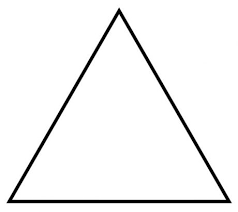
#> input picture triangle.png, 238 x 212 px; its folder holds only this picture in this run
$ python -i GUI.py   (imports and definitions only)
#> lines starting #> are read from the running program, lines starting #| are printed output that depends on the picture; after the words box and inside, x2 and y2 are one past the last pixel; in counts of white or black regions, pixels touching at a corner belong together
from Tkinter import *
from PIL import Image
from PIL import ImageTk
import tkFileDialog
import cv2
import numpy as np

def rules1(lineCount,facts,rules) :
    result = False
    if(lineCount == 3) :
        result = True
        facts.append('segitiga')
        rules.append('rules1')
    return result

def rules2(lineCount,facts,rules) :
    result = False
    if(lineCount == 4) :
        result = True
        facts.append('segiempat')
        rules.append('rules2')
    return result

def rules3(lineCount,facts,rules) :
    result = False
    if(lineCount == 5) :
        result = True
        facts.append('segilima')
        rules.append('rules3')
    return result

def rules4(lineCount,facts,rules) :
    result = False
    if(lineCount == 6) :
        result = True
        facts.append('segienam')
        rules.append('rules4')
    return result

def filter(lines) :
    arr_point = []
    for line in lines[0] :
        x1, y1, x2, y2 = line
        if(len(arr_point) > 0) :
            for filtered_line in arr_point :
                is_line = True
                x3, y3, x4, y4 = filtered_line
                if((x1 < x3+21) and (x1 > x3-21)) and ((y1 < y3+21) and (y1 > y3-21)) :
                    if((x2 < x4+21) and (x2 > x4-21)) and ((y2 < y4+21) and (y2 > y4-21)) :
                        is_line = False
                        break
            if(is_line) :
                arr_point.append([x1, y1, x2, y2])
        else :
            arr_point.append([x1, y1, x2, y2])
    for i in range (0,len(arr_point)-1) :
        for j in range(i,len(arr_point)) :
            if((arr_point[i][0] < arr_point[j][2]+21) and (arr_point[i][0] > arr_point[j][2]-21)) :
                arr_point[j][2] = arr_point[i][0]
            if((arr_point[i][0] < arr_point[j][0]+21) and (arr_point[i][0] > arr_point[j][0]-21)) :
                arr_point[j][0] = arr_point[i][0]
            if((arr_point[i][2] < arr_point[j][2]+21) and (arr_point[i][2] > arr_point[j][2]-21)) :
                arr_point[j][2] = arr_point[i][2]
            if((arr_point[i][2] < arr_point[j][0]+21) and (arr_point[i][2] > arr_point[j][0]-21)) :
                arr_point[j][0] = arr_point[i][2]
            if((arr_point[i][1] < arr_point[j][3]+21) and (arr_point[i][1] > arr_point[j][3]-21)) :
                arr_point[j][3] = arr_point[i][1]
            if((arr_point[i][1] < arr_point[j][1]+21) and (arr_point[i][1] > arr_point[j][1]-21)) :
                arr_point[j][1] = arr_point[i][1]
            if((arr_point[i][3] < arr_point[j][3]+21) and (arr_point[i][3] > arr_point[j][3]-21)) :
                arr_point[j][3] = arr_point[i][3]
            if((arr_point[i][3] < arr_point[j][1]+21) and (arr_point[i][3] > arr_point[j][1]-21)) :
                arr_point[j][1] = arr_point[i][3]
    return(arr_point)

def select_image():
    global panelA, panelB, panelC

    path = tkFileDialog.askopenfilename()
#> the answer given: triangle.png

    if len(path) > 0:
        image = cv2.imread(path)
#> image is the input picture: shape (212, 238, 3); min 0, max 255, mean 244
        gray = cv2.cvtColor(image, cv2.COLOR_BGR2GRAY)
        edges = cv2.Canny(gray, 75, 150)
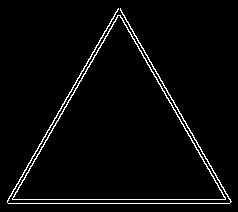
#> edges: shape (212, 238); 3.2% white in thin lines or dots, all inside (x1, y1, x2, y2) = (7, 8, 232, 204)
        lines = cv2.HoughLinesP(edges, 1, np.pi/180, 30, maxLineGap=250)
#> lines = [[8, 203, 229, 203], [120, 9, 230, 201], [117, 10, 225, 198], [7, 200, 118, 8], [8, 199, 230, 199], [12, 198, 121, 10], [7, 202, 118, 9], [120, 8, 231, 201], [119, 15, 224, 197]]

        image1 = Image.fromarray(image)

        for line in filter(lines):
            x1, y1, x2, y2 = line
            cv2.line(image, (x1, y1), (x2, y2), (0, 255, 0), 2)
#> this loop made 1 pass
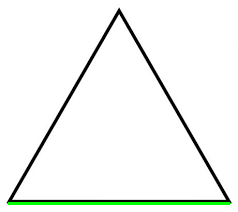
#> image: shape (212, 238, 3); 1.32% of pixels changed, all inside (x1, y1, x2, y2) = (7, 202, 231, 205)

        image2 = Image.fromarray(image)

        image1 = ImageTk.PhotoImage(image1)
        image2 = ImageTk.PhotoImage(image2)

        if panelA is None or panelB is None:
            panelA = Label(image=image1)
            panelA.image = image1
            panelA.pack(side="left", padx=10, pady=10)

            panelB = Label(image=image2)
            panelB.image = image2
            panelB.pack(side="right", padx=10, pady=10)

            lines = filter(lines)
#> the loop in filter (call 2), `for line in lines[0] :` made 1 pass
#> lines = [[8, 203, 229, 203]]
            lineCount = len(lines)
#> lineCount = 1
            facts = []
            rules = []
            facts.append(str(lineCount))
            print(lineCount)
#| 1
            isSegitiga = rules1(lineCount,facts,rules)
#> isSegitiga = False
            isSegiEmpat = rules2(lineCount,facts,rules)
#> isSegiEmpat = False
            isSegiLima = rules3(lineCount,facts,rules)
#> isSegiLima = False
            isSegiEnam = rules4(lineCount,facts,rules)
#> isSegiEnam = False
#> (the run stopped early here; a loop or call above may not have finished)
